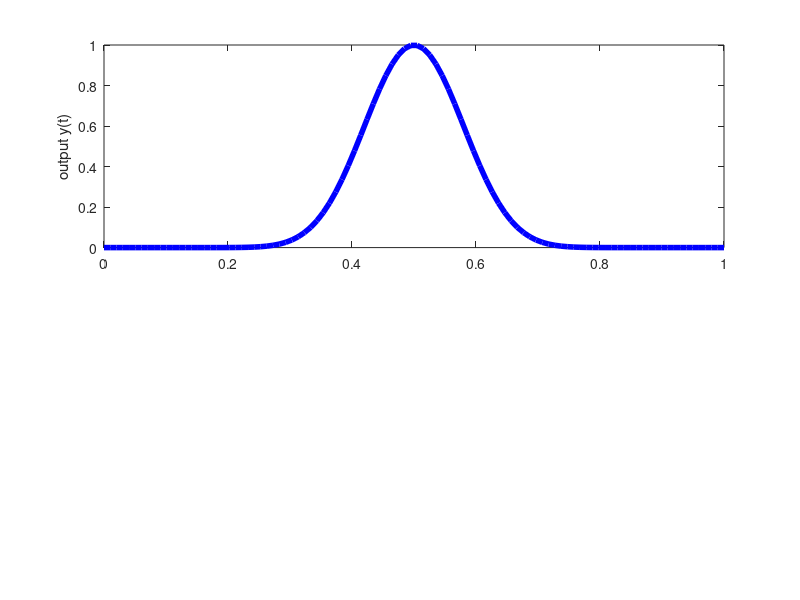

This figure's MATLAB source: (Note: this script raises an error after producing the figure.)
addpath("..");

%% Double integrator controller by PD controller
% eigenvalues of closed loop dynamics: DO NOT set them equal, otherwise
% different math applies
lam1=-1;
lam2=-2;

%% Sampling
t0 = 0;
x0 = [0; 0]; % initial sampled state

%% Trajectory to be followed
%yTilde = @(t) t-t+1;  % step response
yTilde = @(t) (.5*(1-cos(2*pi*t))).^8;  % follow cos

close all;
figure;

%% Target trajectory
tau = 0.1;   % period of references
N = 10;      % number of intervals
subplot(2,1,1);
timespan = linspace(t0,t0+N*tau,100);
plot(timespan,yTilde(timespan),'b','LineWidth',4);
hold on
ylabel('output y(t)');

%% Get optimal references and plot
tau = 0.2;   % period of references
N = 5;      % number of intervals
[r_opt, Q_final, lin_final] = opt_refs_PDcontrol_DBLint(lam1,lam2,x0,t0,N,tau,yTilde, 0);
[output_x, output_y] = output_PDcontrol_DBLint(lam1,lam2,x0,t0,N,tau,r_opt);
subplot(2,1,1);
plot(output_x, output_y,'LineWidth',2,'Color',.2*[1 1 1]);
subplot(2,1,2);
hold on;
ylabel('reference r(t)');
tK = linspace(t0,t0+N*tau,N+1);
stairs(tK,[r_opt' r_opt(end)],'LineWidth',2,'Color',.2*[1 1 1]);   % refs

%% Get optimal references and plot
tau = 0.1;   % period of references
N = 10;      % number of intervals
[r_opt, Q_final, lin_final] = opt_refs_PDcontrol_DBLint(lam1,lam2,x0,t0,N,tau,yTilde, 0);
[output_x, output_y] = output_PDcontrol_DBLint(lam1,lam2,x0,t0,N,tau,r_opt);
subplot(2,1,1);
plot(output_x, output_y,'LineWidth',2,'Color',.4*[1 1 1]);
subplot(2,1,2);
hold on;
tK = linspace(t0,t0+N*tau,N+1);
stairs(tK,[r_opt' r_opt(end)],'LineWidth',2,'Color',.4*[1 1 1]);   % refs

%% Get optimal references and plot
tau = 0.04;   % period of references
N = 25;      % number of intervals
[r_opt, Q_final, lin_final] = opt_refs_PDcontrol_DBLint(lam1,lam2,x0,t0,N,tau,yTilde, 0);
[output_x, output_y] = output_PDcontrol_DBLint(lam1,lam2,x0,t0,N,tau,r_opt);
subplot(2,1,1);
plot(output_x, output_y,'LineWidth',2,'Color',.6*[1 1 1]);
subplot(2,1,2);
hold on;
tK = linspace(t0,t0+N*tau,N+1);
stairs(tK,[r_opt' r_opt(end)],'LineWidth',2,'Color',.6*[1 1 1]);   % refs

subplot(2,1,2);
legend('\tau=0.2, N=5','\tau=0.1, N=10','\tau =0.04, N=25','Location','southeast')

%% ylim With cosine
%subplot(2,1,1);
%ylim([-0.2 1]);
%subplot(2,1,2);
%ylim([-100 75]);


%% ylim With step
%subplot(2,1,1);
%ylim([-0.1 1.4]);
%subplot(2,1,2);
%ylim([-700 500]);
